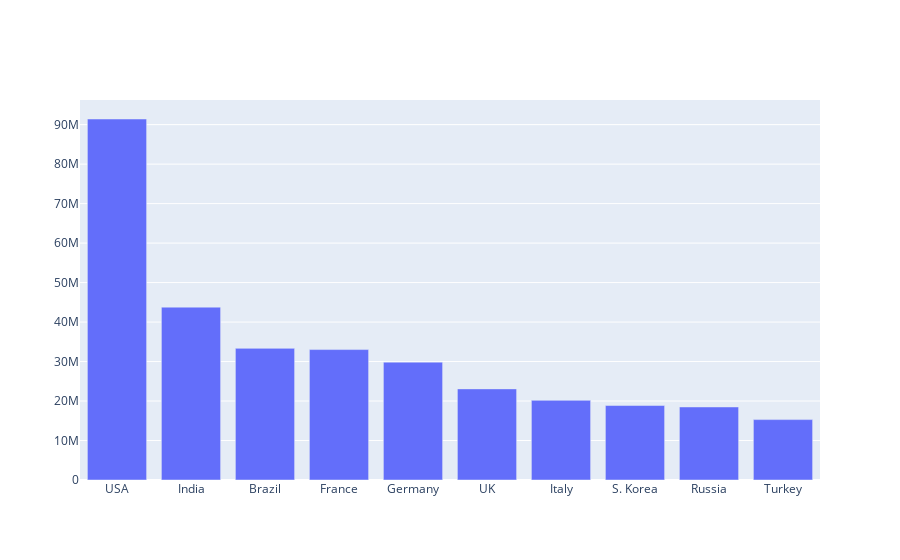

The cell this chart's notebook holds for it:
### Code cell
import plotly.graph_objects as go
x = country
y = cleaned_case

fig = go.Figure([go.Bar(x=country, y=cleaned_case)])
fig.show()

### Figure 1 — Plotly figure (JSON) as saved in the notebook; plotly's stock layout.template omitted (floating-point values rounded to 4 significant figures)
{"data": [{"type": "bar", "x": ["USA", "India", "Brazil", "France", "Germany", "UK", "Italy", "S. Korea", "Russia", "Turkey"], "y": [91429409, 43783062, 33339815, 33034311, 29853680, 23075360, 20177910, 18861593, 18499044, 15297539]}], "layout": {}}
